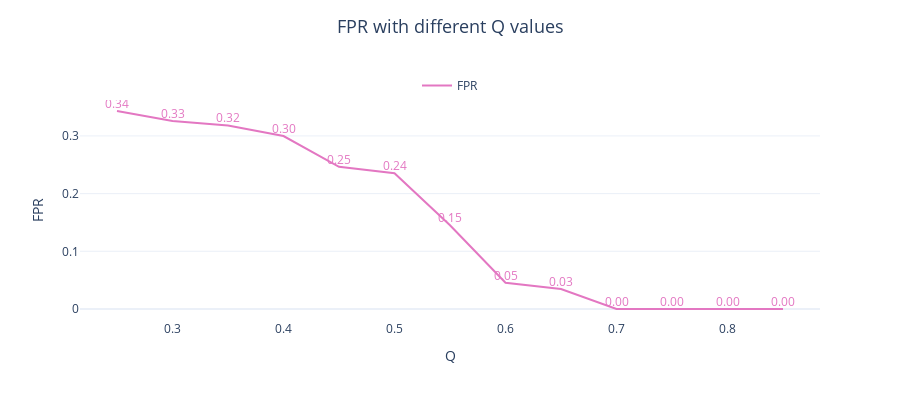
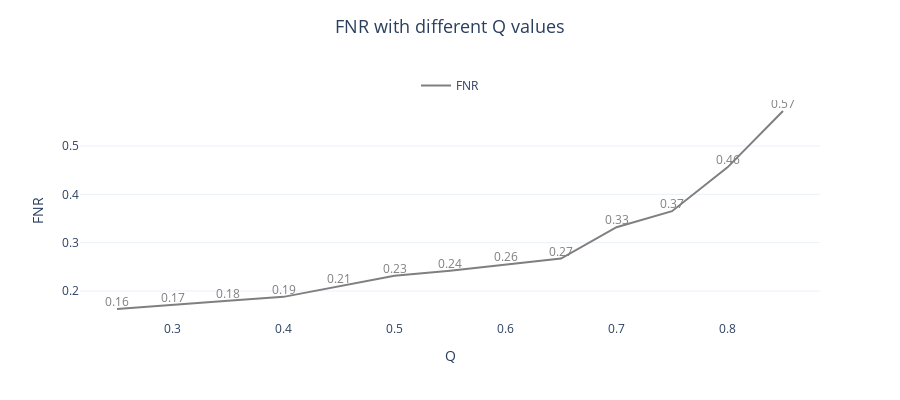

The notebook cell these images were saved under, in order:
### Code cell
for i, col in enumerate(results_valve1.columns[1:]):
    if col in ['FPR', 'FNR']:
        fig = go.Figure()

        fig.add_trace(go.Scatter(mode='lines+text', x=results_valve1.Q, y=results_valve1[f'{col}'],
                                marker=dict(color=colors[i]),
                                texttemplate='%{y:.2f}', textposition='top center',
                                textfont=dict(color=colors[i], size=12),
                                name=f'{col}',
                                showlegend=True)
                        )

        fig.update_layout(height=400,width=900, template='plotly_white',
                        title=dict(text=f'{col} with different Q values', font=dict(size=18), x=.5, y=.95),
                        yaxis=dict(title=f'{col}', side='left', showgrid=True,),
                        xaxis=dict(title='Q', showgrid=False),
                        legend=dict(orientation="h", yanchor="bottom", y=1, x=0.5, xanchor="center"),
                        )

        fig.show()

### Figure 1 — Plotly figure (JSON) as saved in the notebook; plotly's stock layout.template omitted (floating-point values rounded to 4 significant figures)
{"data": [{"marker": {"color": "#e377c2"}, "mode": "lines+text", "name": "FPR", "showlegend": true, "textfont": {"color": "#e377c2", "size": 12}, "textposition": "top center", "texttemplate": "%{y:.2f}", "type": "scatter", "x": [0.25, 0.3, 0.35, 0.4, 0.45, 0.5, 0.55, 0.6, 0.65, 0.7, 0.75, 0.8, 0.85], "y": [0.3432, 0.3257, 0.3182, 0.2998, 0.2465, 0.2352, 0.1451, 0.04545, 0.03461, 0, 0, 0, 0]}], "layout": {"height": 400, "legend": {"orientation": "h", "x": 0.5, "xanchor": "center", "y": 1, "yanchor": "bottom"}, "title": {"font": {"size": 18}, "text": "FPR with different Q values", "x": 0.5, "y": 0.95}, "width": 900, "xaxis": {"showgrid": false, "title": {"text": "Q"}}, "yaxis": {"showgrid": true, "side": "left", "title": {"text": "FPR"}}}}

### Figure 2 — Plotly figure (JSON) as saved in the notebook; plotly's stock layout.template omitted (floating-point values rounded to 4 significant figures)
{"data": [{"marker": {"color": "#7f7f7f"}, "mode": "lines+text", "name": "FNR", "showlegend": true, "textfont": {"color": "#7f7f7f", "size": 12}, "textposition": "top center", "texttemplate": "%{y:.2f}", "type": "scatter", "x": [0.25, 0.3, 0.35, 0.4, 0.45, 0.5, 0.55, 0.6, 0.65, 0.7, 0.75, 0.8, 0.85], "y": [0.1628, 0.1717, 0.1798, 0.1879, 0.2097, 0.2316, 0.2421, 0.2551, 0.2672, 0.332, 0.3652, 0.4559, 0.5725]}], "layout": {"height": 400, "legend": {"orientation": "h", "x": 0.5, "xanchor": "center", "y": 1, "yanchor": "bottom"}, "title": {"font": {"size": 18}, "text": "FNR with different Q values", "x": 0.5, "y": 0.95}, "width": 900, "xaxis": {"showgrid": false, "title": {"text": "Q"}}, "yaxis": {"showgrid": true, "side": "left", "title": {"text": "FNR"}}}}
